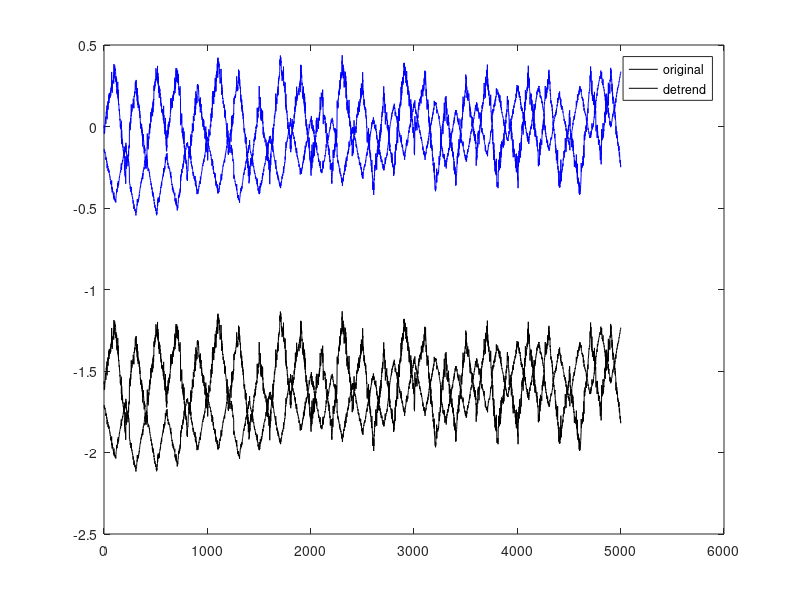

Reproduce this figure in MATLAB. (Note: this script raises an error after producing the figure.)
%% (Local) Linear System Identification 
clear all; close all; clc; 
warning off; 

%% Load and process the data 
load square05_f5.mat
u = um;
% Get the correct angles  
th1 = pi/2-th1m;
th2 = th1-th2m; 
yd = [th1';th2'];
T = length(u); 
% justified detrend? 
% y = yd-mean(yd')'*ones(1,T); 
y = yd+[pi/2;pi/2]*ones(1,T); 
plot(yd','-k');
hold on;
plot(y','-b');
legend('original','detrend');
h = 0.01; 
dataPend = iddata(y',u,h);

%% Singular values? 
% fourth order is very easy. 
N = 10;
bestfit = 0; 
for n=4:6
% opt = n4sidOptions('Display','on'); 
[sys,x0] = n4sid(dataPend,n);
% A la observer, take the innovator form into account 
prediction_horizon = 1;
[y,fit,x0] = compare(dataPend,sys,prediction_horizon);
    if(mean(fit)>bestfit)
        bestfit=mean(fit);
        nx = n;
    end
end

[sys,x0] = n4sid(dataPend,nx);
compare(dataPend,sys,prediction_horizon);

%% get lqr 

A = sys.A;
B = sys.B;
C = sys.C;
K = sys.K; 
D = sys.D;

R = 10;
Q = eye(nx);
% Barely stable 
[Klqr,S,e] = dlqr(A,B,Q,R,[]); 
clEig = eig(A-B*Klqr);
abs_clEig = abs(clEig)

%% Simulate with the observer

% load different data and check the observer 
load square03_f3.mat
u = um;
% Get the correct angles  
th1 = pi/2-th1m;
th2 = th1-th2m; 
yd = [th1';th2'];
T = length(u); 
% change of coordinates  
y = yd+[pi/2;pi/2]*ones(1,T); 

x0 = zeros(nx,1); 
yh = zeros(2,T); 
xh = zeros(nx,T);
xh(:,1) = x0;
for i=1:length(u) 
   yh(:,i) = C*xh(:,i)+D*u(i);
   xk1 = A*xh(:,i)+B*u(i)+K*(y(:,i)-yh(:,i));
   xh(:,i+1) = xk1; 
end

figObs = figure;
plot(y','-g');
hold on
plot(yh','--b'); 
grid on 
hold off
legend('y','yhat');

% Which state is what? 
figStates = figure;
plot(xh'); 

%% Numerical differentiation  
% Plain numerical differentiation is rather noisy,
% but for the nonlinear model maybe ok. 
for i=2:T-1
   dyk(:,i-1) = (yh(:,i+1)-yh(:,i-1))./(2*h); 
end
plot(dyk')
